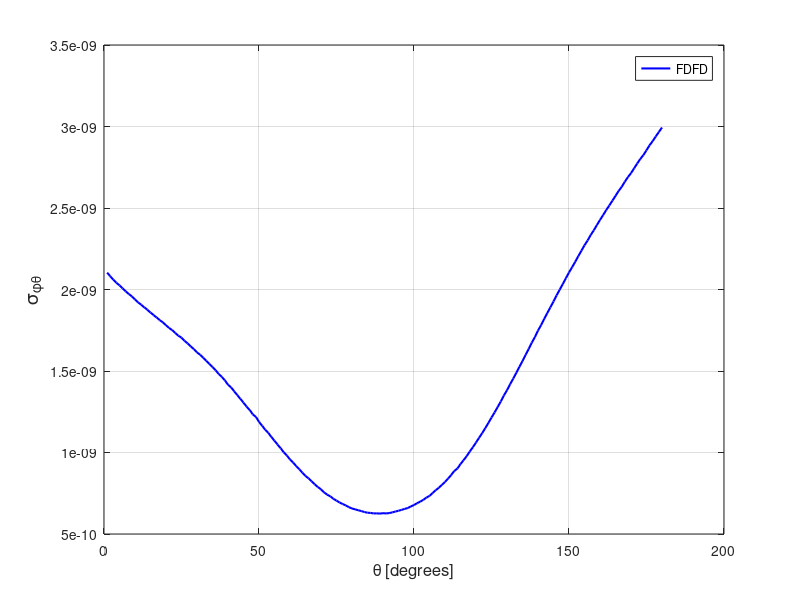

This chart was generated by the following MATLAB code:
spt = [ 
    1  0.21034348E-08
    2  0.20813693E-08
    3  0.20609052E-08
    4  0.20414936E-08
    5  0.20252910E-08
    6  0.20064943E-08
    7  0.19886714E-08
    8  0.19726394E-08
    9  0.19570452E-08
   10  0.19394635E-08
   11  0.19208484E-08
   12  0.19064224E-08
   13  0.18904844E-08
   14  0.18756297E-08
   15  0.18584692E-08
   16  0.18430750E-08
   17  0.18277309E-08
   18  0.18118591E-08
   19  0.17979531E-08
   20  0.17809599E-08
   21  0.17637866E-08
   22  0.17508951E-08
   23  0.17325011E-08
   24  0.17164158E-08
   25  0.17043907E-08
   26  0.16853052E-08
   27  0.16685342E-08
   28  0.16499299E-08
   29  0.16345931E-08
   30  0.16141632E-08
   31  0.15997236E-08
   32  0.15814612E-08
   33  0.15622166E-08
   34  0.15429523E-08
   35  0.15243450E-08
   36  0.15043232E-08
   37  0.14820493E-08
   38  0.14643549E-08
   39  0.14425156E-08
   40  0.14157993E-08
   41  0.13994449E-08
   42  0.13753243E-08
   43  0.13520619E-08
   44  0.13291170E-08
   45  0.13055557E-08
   46  0.12813685E-08
   47  0.12609797E-08
   48  0.12340405E-08
   49  0.12187101E-08
   50  0.11883301E-08
   51  0.11644743E-08
   52  0.11399217E-08
   53  0.11202839E-08
   54  0.10948952E-08
   55  0.10718797E-08
   56  0.10483727E-08
   57  0.10258289E-08
   58  0.10009190E-08
   59  0.98117092E-09
   60  0.95754182E-09
   61  0.93857977E-09
   62  0.91606478E-09
   63  0.89743246E-09
   64  0.87635804E-09
   65  0.85634827E-09
   66  0.84102603E-09
   67  0.82210910E-09
   68  0.80449014E-09
   69  0.78800655E-09
   70  0.77385803E-09
   71  0.75523221E-09
   72  0.74106721E-09
   73  0.73124273E-09
   74  0.71567996E-09
   75  0.70480005E-09
   76  0.69302691E-09
   77  0.68387662E-09
   78  0.67522415E-09
   79  0.66468697E-09
   80  0.65643641E-09
   81  0.65134026E-09
   82  0.64570510E-09
   83  0.64086314E-09
   84  0.63496408E-09
   85  0.63046168E-09
   86  0.62940791E-09
   87  0.62616334E-09
   88  0.62671451E-09
   89  0.62507877E-09
   90  0.62786393E-09
   91  0.62614441E-09
   92  0.62827660E-09
   93  0.63261724E-09
   94  0.63777489E-09
   95  0.64272471E-09
   96  0.64809280E-09
   97  0.65419009E-09
   98  0.65949546E-09
   99  0.66935335E-09
  100  0.67771283E-09
  101  0.68895356E-09
  102  0.69855383E-09
  103  0.70937639E-09
  104  0.72330231E-09
  105  0.73384376E-09
  106  0.75088941E-09
  107  0.76873397E-09
  108  0.78371049E-09
  109  0.80098095E-09
  110  0.81918200E-09
  111  0.83987450E-09
  112  0.86213142E-09
  113  0.88681579E-09
  114  0.90139907E-09
  115  0.92947722E-09
  116  0.95287722E-09
  117  0.97794772E-09
  118  0.10062516E-08
  119  0.10325343E-08
  120  0.10611497E-08
  121  0.10905568E-08
  122  0.11188602E-08
  123  0.11497554E-08
  124  0.11814623E-08
  125  0.12143181E-08
  126  0.12457954E-08
  127  0.12793485E-08
  128  0.13127960E-08
  129  0.13499503E-08
  130  0.13819956E-08
  131  0.14186265E-08
  132  0.14531287E-08
  133  0.14887863E-08
  134  0.15255743E-08
  135  0.15609173E-08
  136  0.15989950E-08
  137  0.16354220E-08
  138  0.16740646E-08
  139  0.17079536E-08
  140  0.17480223E-08
  141  0.17816938E-08
  142  0.18198995E-08
  143  0.18554936E-08
  144  0.18910629E-08
  145  0.19264950E-08
  146  0.19640443E-08
  147  0.19990256E-08
  148  0.20334547E-08
  149  0.20693380E-08
  150  0.21046938E-08
  151  0.21365092E-08
  152  0.21697983E-08
  153  0.22044757E-08
  154  0.22377009E-08
  155  0.22713929E-08
  156  0.23007165E-08
  157  0.23344076E-08
  158  0.23631916E-08
  159  0.23955444E-08
  160  0.24267512E-08
  161  0.24563236E-08
  162  0.24871822E-08
  163  0.25153597E-08
  164  0.25448468E-08
  165  0.25743190E-08
  166  0.26045075E-08
  167  0.26295259E-08
  168  0.26611255E-08
  169  0.26891520E-08
  170  0.27136495E-08
  171  0.27432008E-08
  172  0.27729050E-08
  173  0.28009111E-08
  174  0.28245926E-08
  175  0.28545131E-08
  176  0.28850999E-08
  177  0.29107277E-08
  178  0.29390090E-08
  179  0.29667493E-08
  180  0.29936842E-08
  181  0.30205736E-08
  182  0.30481311E-08
  183  0.30762246E-08
  184  0.31040961E-08
  185  0.31315108E-08
  186  0.31598011E-08
  187  0.31852292E-08
  188  0.32138334E-08
  189  0.32398313E-08
  190  0.32665757E-08
  191  0.32958665E-08
  192  0.33217280E-08
  193  0.33477789E-08
  194  0.33740037E-08
  195  0.34005141E-08
  196  0.34245018E-08
  197  0.34466439E-08
  198  0.34729208E-08
  199  0.34948784E-08
  200  0.35200818E-08
  201  0.35412135E-08
  202  0.35592269E-08
  203  0.35813212E-08
  204  0.35997449E-08
  205  0.36207073E-08
  206  0.36361851E-08
  207  0.36538441E-08
  208  0.36648566E-08
  209  0.36774919E-08
  210  0.36896342E-08
  211  0.37014329E-08
  212  0.37111794E-08
  213  0.37188148E-08
  214  0.37269792E-08
  215  0.37301526E-08
  216  0.37304213E-08
  217  0.37358694E-08
  218  0.37339771E-08
  219  0.37336503E-08
  220  0.37266568E-08
  221  0.37252612E-08
  222  0.37165846E-08
  223  0.37016863E-08
  224  0.36957000E-08
  225  0.36821182E-08
  226  0.36661656E-08
  227  0.36569161E-08
  228  0.36402683E-08
  229  0.36233732E-08
  230  0.36067753E-08
  231  0.35894590E-08
  232  0.35634256E-08
  233  0.35413759E-08
  234  0.35140257E-08
  235  0.34874363E-08
  236  0.34645471E-08
  237  0.34377310E-08
  238  0.34148107E-08
  239  0.33830645E-08
  240  0.33546186E-08
  241  0.33200140E-08
  242  0.32943868E-08
  243  0.32667968E-08
  244  0.32472318E-08
  245  0.32119298E-08
  246  0.31806109E-08
  247  0.31522018E-08
  248  0.31245362E-08
  249  0.30949874E-08
  250  0.30711274E-08
  251  0.30396570E-08
  252  0.30072664E-08
  253  0.29851046E-08
  254  0.29638332E-08
  255  0.29378444E-08
  256  0.29144991E-08
  257  0.28916518E-08
  258  0.28709415E-08
  259  0.28410241E-08
  260  0.28250164E-08
  261  0.28024914E-08
  262  0.27854077E-08
  263  0.27697340E-08
  264  0.27544826E-08
  265  0.27370499E-08
  266  0.27272289E-08
  267  0.27111222E-08
  268  0.26952818E-08
  269  0.26885998E-08
  270  0.26796267E-08
  271  0.26762659E-08
  272  0.26766300E-08
  273  0.26617912E-08
  274  0.26580578E-08
  275  0.26537319E-08
  276  0.26546831E-08
  277  0.26530980E-08
  278  0.26541271E-08
  279  0.26617104E-08
  280  0.26605178E-08
  281  0.26686902E-08
  282  0.26746323E-08
  283  0.26725910E-08
  284  0.26807452E-08
  285  0.26898868E-08
  286  0.26989531E-08
  287  0.27105531E-08
  288  0.27175571E-08
  289  0.27284970E-08
  290  0.27313740E-08
  291  0.27529869E-08
  292  0.27656810E-08
  293  0.27766074E-08
  294  0.27791578E-08
  295  0.28032583E-08
  296  0.28057574E-08
  297  0.28189262E-08
  298  0.28307365E-08
  299  0.28466047E-08
  300  0.28546925E-08
  301  0.28707912E-08
  302  0.28844658E-08
  303  0.28902192E-08
  304  0.29003879E-08
  305  0.29040745E-08
  306  0.29170630E-08
  307  0.29246618E-08
  308  0.29333895E-08
  309  0.29379770E-08
  310  0.29494034E-08
  311  0.29507150E-08
  312  0.29538232E-08
  313  0.29508780E-08
  314  0.29557199E-08
  315  0.29516896E-08
  316  0.29508072E-08
  317  0.29454184E-08
  318  0.29432590E-08
  319  0.29382070E-08
  320  0.29284406E-08
  321  0.29282998E-08
  322  0.29136162E-08
  323  0.29087674E-08
  324  0.28958136E-08
  325  0.28840907E-08
  326  0.28690159E-08
  327  0.28567173E-08
  328  0.28437672E-08
  329  0.28201379E-08
  330  0.28030065E-08
  331  0.27846514E-08
  332  0.27667952E-08
  333  0.27476519E-08
  334  0.27233855E-08
  335  0.27038820E-08
  336  0.26838816E-08
  337  0.26579432E-08
  338  0.26346676E-08
  339  0.26136324E-08
  340  0.25903943E-08
  341  0.25635007E-08
  342  0.25368778E-08
  343  0.25127360E-08
  344  0.24884783E-08
  345  0.24628952E-08
  346  0.24408873E-08
  347  0.24148832E-08
  348  0.23945121E-08
  349  0.23669886E-08
  350  0.23418341E-08
  351  0.23192011E-08
  352  0.22956304E-08
  353  0.22744668E-08
  354  0.22504694E-08
  355  0.22278703E-08
  356  0.22075781E-08
  357  0.21847255E-08
  358  0.21592006E-08
  359  0.21412947E-08
  360  0.21217077E-08
 ]; 
plot(spt(1:180,1),spt(1:180,2),'b-','linewidth',1.5 ); 
grid on 
legend('FDFD');
xlabel('\theta [degrees]','FontSize',12);
ylabel('\sigma_{\phi\theta}','FontSize',14);
